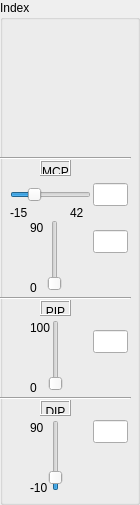
           <widget class="QGroupBox" name="groupBox_9">
            <property name="title">
             <string>Index</string>
            </property>
            <widget class="Line" name="line_8">
             <property name="geometry">
              <rect>
               <x>0</x>
               <y>290</y>
               <width>131</width>
               <height>16</height>
              </rect>
             </property>
             <property name="orientation">
              <enum>Qt::Horizontal</enum>
             </property>
            </widget>
            <widget class="QLabel" name="label_13">
             <property name="geometry">
              <rect>
               <x>40</x>
               <y>300</y>
               <width>31</width>
               <height>16</height>
              </rect>
             </property>
             <property name="frameShape">
              <enum>QFrame::Box</enum>
             </property>
             <property name="frameShadow">
              <enum>QFrame::Raised</enum>
             </property>
             <property name="text">
              <string>PIP</string>
             </property>
             <property name="textFormat">
              <enum>Qt::AutoText</enum>
             </property>
             <property name="alignment">
              <set>Qt::AlignHCenter|Qt::AlignTop</set>
             </property>
            </widget>
            <widget class="QSlider" name="slider_flexMCPindex">
             <property name="geometry">
              <rect>
               <x>40</x>
               <y>220</y>
               <width>29</width>
               <height>71</height>
              </rect>
             </property>
             <property name="maximum">
              <number>90</number>
             </property>
             <property name="orientation">
              <enum>Qt::Vertical</enum>
             </property>
            </widget>
            <widget class="QLabel" name="label_min_fi_s_14">
             <property name="geometry">
              <rect>
               <x>70</x>
               <y>205</y>
               <width>21</width>
               <height>16</height>
              </rect>
             </property>
             <property name="text">
              <string>42</string>
             </property>
            </widget>
            <widget class="QLabel" name="label_min_fi_s_17">
             <property name="geometry">
              <rect>
               <x>30</x>
               <y>280</y>
               <width>21</width>
               <height>16</height>
              </rect>
             </property>
             <property name="text">
              <string>0</string>
             </property>
            </widget>
            <widget class="Line" name="line_7">
             <property name="geometry">
              <rect>
               <x>0</x>
               <y>150</y>
               <width>131</width>
               <height>16</height>
              </rect>
             </property>
             <property name="orientation">
              <enum>Qt::Horizontal</enum>
             </property>
            </widget>
            <widget class="QLabel" name="label_14">
             <property name="geometry">
              <rect>
               <x>40</x>
               <y>160</y>
               <width>31</width>
               <height>16</height>
              </rect>
             </property>
             <property name="frameShape">
              <enum>QFrame::Box</enum>
             </property>
             <property name="frameShadow">
              <enum>QFrame::Raised</enum>
             </property>
             <property name="text">
              <string>MCP</string>
             </property>
             <property name="textFormat">
              <enum>Qt::AutoText</enum>
             </property>
             <property name="alignment">
              <set>Qt::AlignHCenter|Qt::AlignTop</set>
             </property>
            </widget>
            <widget class="QLabel" name="label_min_fi_s_15">
             <property name="geometry">
              <rect>
               <x>30</x>
               <y>320</y>
               <width>21</width>
               <height>16</height>
              </rect>
             </property>
             <property name="text">
              <string>100</string>
             </property>
            </widget>
            <widget class="QSlider" name="slider_abdMCPindex">
             <property name="geometry">
              <rect>
               <x>10</x>
               <y>180</y>
               <width>81</width>
               <height>29</height>
              </rect>
             </property>
             <property name="minimum">
              <number>-15</number>
             </property>
             <property name="maximum">
              <number>42</number>
             </property>
             <property name="orientation">
              <enum>Qt::Horizontal</enum>
             </property>
            </widget>
            <widget class="QLabel" name="label_min_fi_s_12">
             <property name="geometry">
              <rect>
               <x>10</x>
               <y>205</y>
               <width>21</width>
               <height>16</height>
              </rect>
             </property>
             <property name="text">
              <string>-15</string>
             </property>
            </widget>
            <widget class="QLabel" name="label_min_fi_s_13">
             <property name="geometry">
              <rect>
               <x>30</x>
               <y>220</y>
               <width>21</width>
               <height>16</height>
              </rect>
             </property>
             <property name="text">
              <string>90</string>
             </property>
            </widget>
            <widget class="QSlider" name="slider_flexPIPindex">
             <property name="geometry">
              <rect>
               <x>40</x>
               <y>320</y>
               <width>31</width>
               <height>71</height>
              </rect>
             </property>
             <property name="maximum">
              <number>100</number>
             </property>
             <property name="orientation">
              <enum>Qt::Vertical</enum>
             </property>
            </widget>
            <widget class="QLabel" name="label_min_fi_s_16">
             <property name="geometry">
              <rect>
               <x>30</x>
               <y>380</y>
               <width>21</width>
               <height>16</height>
              </rect>
             </property>
             <property name="text">
              <string>0</string>
             </property>
            </widget>
            <widget class="QLabel" name="label_15">
             <property name="geometry">
              <rect>
               <x>40</x>
               <y>400</y>
               <width>31</width>
               <height>16</height>
              </rect>
             </property>
             <property name="frameShape">
              <enum>QFrame::Box</enum>
             </property>
             <property name="frameShadow">
              <enum>QFrame::Raised</enum>
             </property>
             <property name="text">
              <string>DIP</string>
             </property>
             <property name="textFormat">
              <enum>Qt::AutoText</enum>
             </property>
             <property name="alignment">
              <set>Qt::AlignHCenter|Qt::AlignTop</set>
             </property>
            </widget>
            <widget class="QLabel" name="label_min_fi_s_18">
             <property name="geometry">
              <rect>
               <x>30</x>
               <y>420</y>
               <width>21</width>
               <height>16</height>
              </rect>
             </property>
             <property name="text">
              <string>90</string>
             </property>
            </widget>
            <widget class="QSlider" name="slider_flexDIPindex">
             <property name="geometry">
              <rect>
               <x>40</x>
               <y>420</y>
               <width>31</width>
               <height>71</height>
              </rect>
             </property>
             <property name="minimum">
              <number>-10</number>
             </property>
             <property name="maximum">
              <number>90</number>
             </property>
             <property name="orientation">
              <enum>Qt::Vertical</enum>
             </property>
            </widget>
            <widget class="Line" name="line_9">
             <property name="geometry">
              <rect>
               <x>0</x>
               <y>390</y>
               <width>131</width>
               <height>16</height>
              </rect>
             </property>
             <property name="orientation">
              <enum>Qt::Horizontal</enum>
             </property>
            </widget>
            <widget class="QLabel" name="label_min_fi_s_19">
             <property name="geometry">
              <rect>
               <x>30</x>
               <y>480</y>
               <width>21</width>
               <height>16</height>
              </rect>
             </property>
             <property name="text">
              <string>-10</string>
             </property>
            </widget>
            <widget class="QLineEdit" name="text_flexPIPindex">
             <property name="geometry">
              <rect>
               <x>93</x>
               <y>330</y>
               <width>35</width>
               <height>23</height>
              </rect>
             </property>
            </widget>
            <widget class="QLineEdit" name="text_flexMCPindex">
             <property name="geometry">
              <rect>
               <x>93</x>
               <y>230</y>
               <width>35</width>
               <height>23</height>
              </rect>
             </property>
            </widget>
            <widget class="QLineEdit" name="text_abdMCPindex">
             <property name="geometry">
              <rect>
               <x>93</x>
               <y>183</y>
               <width>35</width>
               <height>23</height>
              </rect>
             </property>
            </widget>
            <widget class="QLineEdit" name="text_flexDIPindex">
             <property name="geometry">
              <rect>
               <x>93</x>
               <y>420</y>
               <width>35</width>
               <height>23</height>
              </rect>
             </property>
            </widget>
           </widget>
